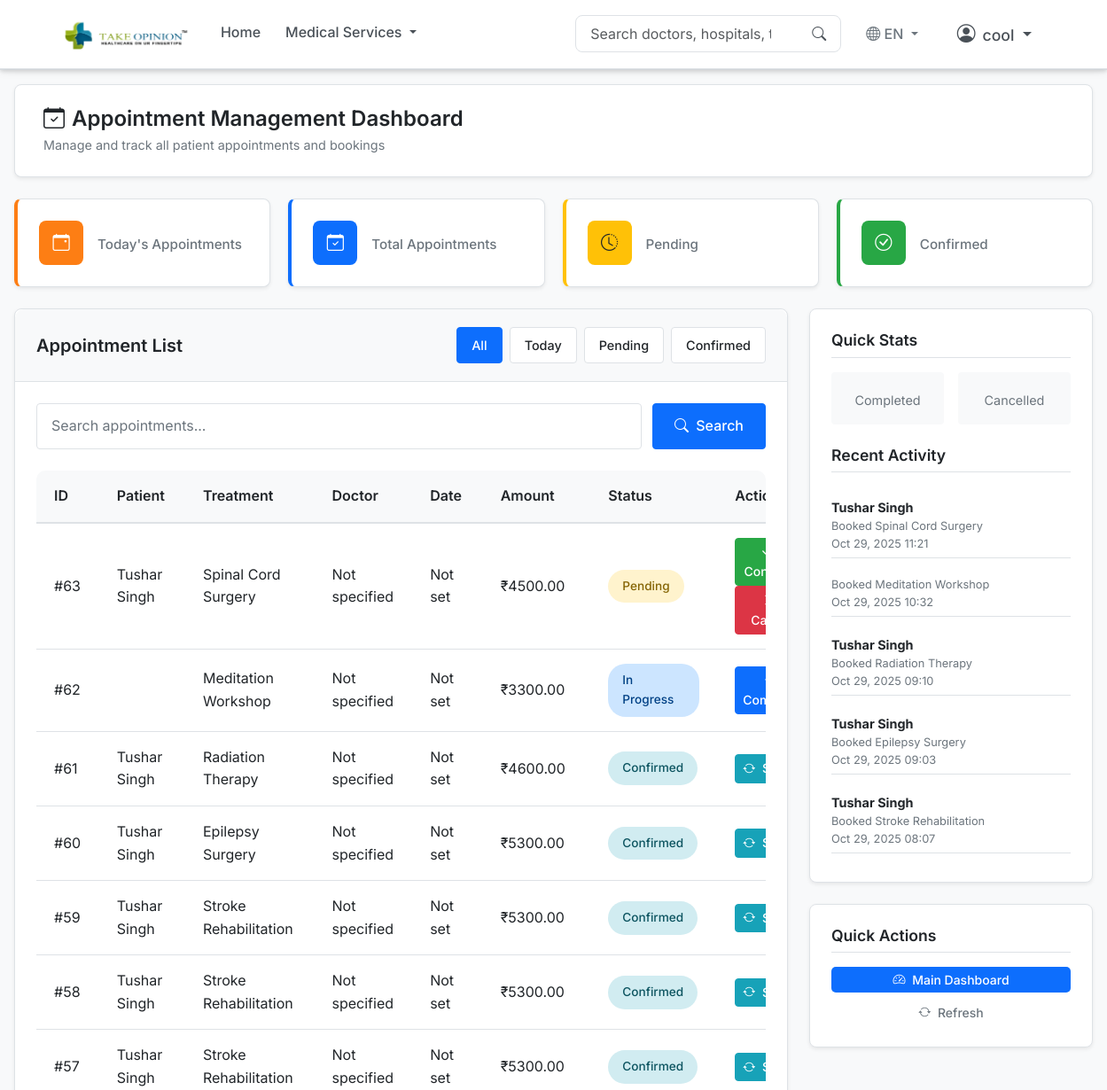
The app's page /book/admin/dashboard/ (signed in, upper part), older data.
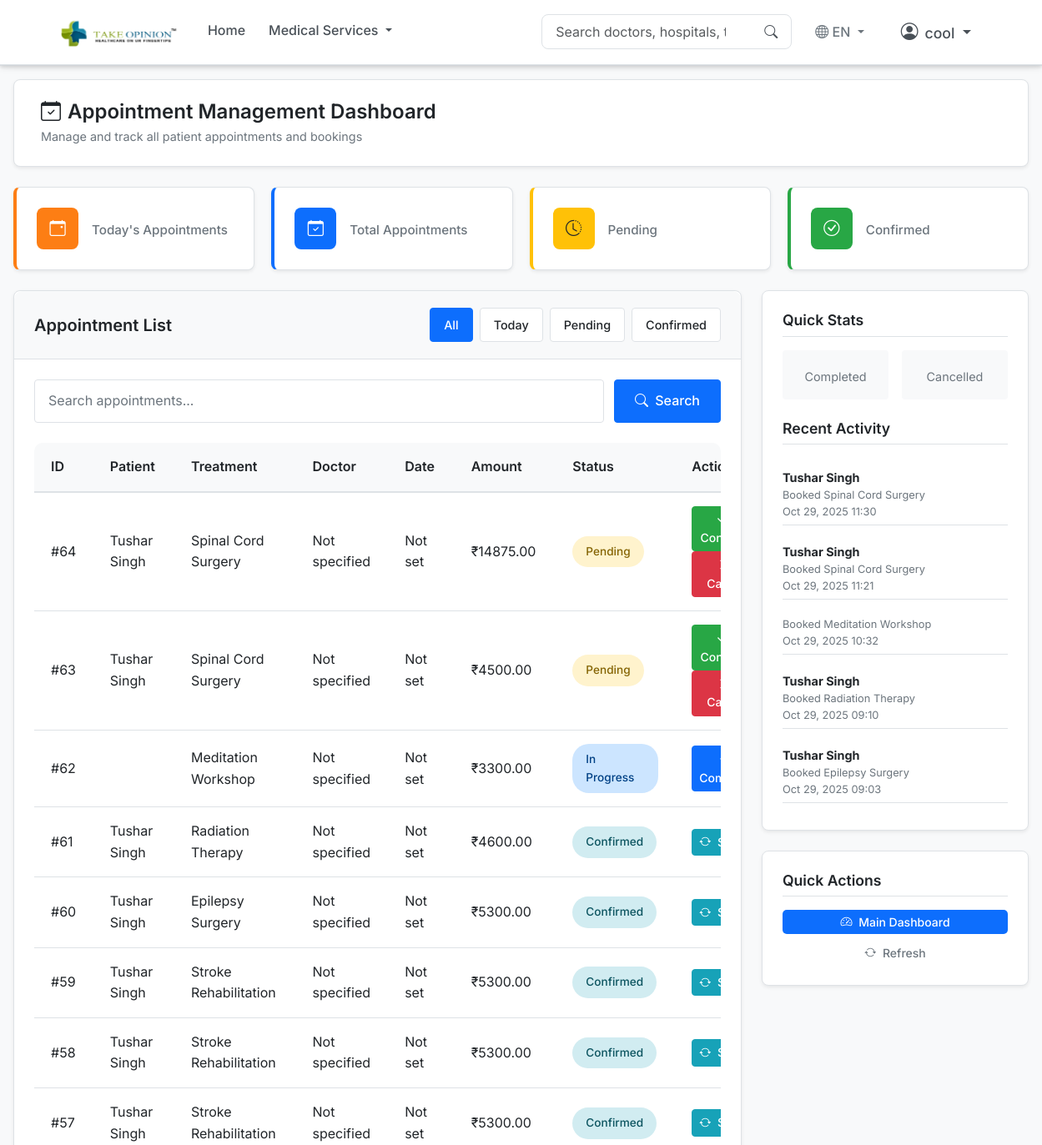
The same page, newer data.
### bookings/models.py (models this page shows, shortened)
class Booking(models.Model):
    treatment = models.ForeignKey(Treatment, on_delete=models.CASCADE)
    preferred_doctor = models.ForeignKey(Doctor, on_delete=models.SET_NULL, null=True, blank=True)
    preferred_hospital = models.ForeignKey(Hospital, on_delete=models.SET_NULL, null=True, blank=True)
    patient = models.ForeignKey(UserProfile, on_delete=models.CASCADE, related_name='bookings', null=True)
    preferred_date = models.DateField(null=True, blank=True)
    amount = models.DecimalField(max_digits=10, decimal_places=2, default=0)
    notes = models.TextField(blank=True, null=True)
    created_at = models.DateTimeField(auto_now_add=True)
    google_meet_link = models.URLField(blank=True, null=True, help_text="Google Meet link for video consultations")
    STATUS_CHOICES = [
        ('pending', 'Pending'),
        ('confirmed', 'Confirmed'),
        ('in_progress', 'In Progress'),
        ('completed', 'Completed'),
        ('cancelled', 'Cancelled'),
    ]
    status = models.CharField(max_length=20, choices=STATUS_CHOICES, default='pending')

### accounts/models.py (models this page shows, shortened)
class UserProfile(models.Model):
    USER_TYPES = (
        ('admin', 'Admin'),
        ('doctor', 'Doctor'),
        ('patient', 'Patient'),
    )
    user = models.OneToOneField(User, on_delete=models.CASCADE)
    user_type = models.CharField(max_length=10, choices=USER_TYPES)
    phone = models.CharField(max_length=15, blank=True)
    address = models.TextField(blank=True)
    city = models.CharField(max_length=100, blank=True)
    profile_picture = models.ImageField(upload_to='profile_pictures/', blank=True, null=True)
    created_at = models.DateTimeField(auto_now_add=True)
    updated_at = models.DateTimeField(auto_now=True)

### treatments/models.py (models this page shows, shortened)
class Treatment(models.Model):
    name = models.CharField(max_length=200)
    slug = models.SlugField(unique=True, blank=True)
    description = models.TextField(blank=True)
    category = models.ForeignKey(TreatmentCategory, on_delete=models.CASCADE, related_name="treatments")
    duration = models.CharField(max_length=100, blank=True, default="5-7 days")
    anesthesia_type = models.CharField(max_length=100, blank=True, default="General")
    recovery_time = models.CharField(max_length=100, blank=True, default="2-3 weeks")
    procedure_details = models.TextField(blank=True, default="This treatment involves a comprehensive approach to address your medical condition with the latest techniques and technology. The procedure is performed by highly qualified specialists in state-of-the-art facilities.")
    preparation_guidelines = models.TextField(blank=True, default="Consult your doctor,Stop certain medications,Complete medical tests,Fast before procedure")
    aftercare_instructions = models.TextField(blank=True, default="Rest and recovery period,Medication schedule,Follow-up appointments,Activity restrictions")
    starting_price = models.DecimalField(max_digits=10, decimal_places=2, default=5000.00)
    review_count = models.PositiveIntegerField(default=120)  # type: ignore

### bookings/views.py (the view)
# urls.py: path('admin/dashboard/', views.admin_dashboard, name='admin_dashboard'),
@login_required
def admin_dashboard(request):
    if not hasattr(request.user, 'userprofile') or request.user.userprofile.user_type != 'admin':
        messages.error(request, 'You do not have permission to access this page.')
        return redirect('home')
    bookings = Booking._default_manager.select_related('patient__user', 'treatment', 'preferred_doctor', 'preferred_hospital').all().order_by('-created_at')
    status_filter = request.GET.get('status')
    if status_filter:
        bookings = bookings.filter(status=status_filter)
    total_bookings = bookings.count()
    pending_bookings = bookings.filter(status='pending').count()
    confirmed_bookings = bookings.filter(status='confirmed').count()
    cancelled_bookings = bookings.filter(status='cancelled').count()
    in_progress_bookings = bookings.filter(status='in_progress').count()
    completed_bookings = bookings.filter(status='completed').count()
    from django.utils import timezone
    from datetime import date
    today = date.today()
    today_bookings = bookings.filter(created_at__date=today).count()
    recent_bookings = bookings[:5]
    from django.db.models import Count
    top_treatments = bookings.filter(treatment__isnull=False).values('treatment__name').annotate(count=Count('treatment')).order_by('-count')[:5]
    from datetime import timedelta
    week_ago = today - timedelta(days=7)
    weekly_bookings = bookings.filter(created_at__date__gte=week_ago).extra({'date': 'date(created_at)'}).values('date').annotate(count=Count('id')).order_by('date')
    context = {
        'bookings': bookings,
        'status_filter': status_filter,
        'total_bookings': total_bookings,
        'pending_bookings': pending_bookings,
        'confirmed_bookings': confirmed_bookings,
        'cancelled_bookings': cancelled_bookings,
        'in_progress_bookings': in_progress_bookings,
        'completed_bookings': completed_bookings,
        'today_bookings': today_bookings,
        'recent_bookings': recent_bookings,
        'top_treatments': top_treatments,
        'weekly_bookings': weekly_bookings,
    }
    return render(request, "bookings/admin_dashboard.html", context)

### core/context_processors.py (called while the page is built)
def translation_context(request):
    language_code = request.session.get('django_language', settings.LANGUAGE_CODE.split('-')[0])
    translations = get_translations(language_code)
    return {
        'translations': translations,
        'current_language': language_code,
        'available_languages': settings.LANGUAGES,
    }

### core/translations.py (called while the page is built)
def get_translations(language_code):
    return TRANSLATIONS.get(language_code, TRANSLATIONS['en'])

### bookings/templates/bookings/admin_dashboard.html (shortened to what the changed rows need)
{% extends 'base.html' %}
{% load static %}
{% block content %}
<div class="admin-dashboard">
    <div class="main-content">
        <div class="content-card">
            <div class="card-body">
                <div class="table-responsive">
                    <table class="bookings-table">
                        <thead>
                            <tr>
                                <th>ID</th>
                                <th>Patient</th>
                                <th>Treatment</th>
                                <th>Doctor</th>
                                <th>Date</th>
                                <th>Amount</th>
                                <th>Status</th>
                                <th>Actions</th>
                            </tr>
                        </thead>
                        <tbody>
                            {% for booking in bookings %}
                            <tr>
                                <td>#{{ booking.id }}</td>
                                <td>
                                    {% if booking.patient %}
                                        {{ booking.patient.user.first_name }} {{ booking.patient.user.last_name }}
                                    {% else %}
                                        Guest
                                    {% endif %}
                                </td>
                                <td>
                                    {% if booking.treatment %}
                                        {{ booking.treatment.name }}
                                    {% else %}
                                        General Consultation
                                    {% endif %}
                                </td>
                                <td>
                                    {% if booking.preferred_doctor %}
                                        {{ booking.preferred_doctor.name }}
                                    {% else %}
                                        Not specified
                                    {% endif %}
                                </td>
                                <td>
                                    {% if booking.preferred_date %}
                                        {{ booking.preferred_date|date:"M d, Y" }}
                                    {% else %}
                                        Not set
                                    {% endif %}
                                </td>
                                <td>₹{{ booking.amount }}</td>
                                <td>
                                    <span class="status-badge badge-{{ booking.status }}">
                                        {{ booking.get_status_display }}
                                    </span>
                                </td>
                                <td>
                                    {% if booking.status == 'pending' %}
                                        <button class="action-btn btn-success btn-sm" onclick="updateStatus({{ booking.id }}, 'confirmed')">
                                            <i class="bi bi-check-lg me-1"></i> Confirm
                                        </button>
                                        <button class="action-btn btn-danger btn-sm" onclick="updateStatus({{ booking.id }}, 'cancelled')">
                                            <i class="bi bi-x-lg me-1"></i> Cancel
                                        </button>
                                    {% elif booking.status == 'confirmed' %}
                                        <button class="action-btn btn-info btn-sm" onclick="updateStatus({{ booking.id }}, 'in_progress')">
                                            <i class="bi bi-arrow-repeat me-1"></i> Start
                                        </button>
                                    {% elif booking.status == 'in_progress' %}
                                        <button class="action-btn btn-primary btn-sm" onclick="updateStatus({{ booking.id }}, 'completed')">
                                            <i class="bi bi-check-all me-1"></i> Complete
                                        </button>
                                    {% else %}
                                        <span class="text-muted">{{ booking.get_status_display }}</span>
                                    {% endif %}
                                </td>
                            </tr>
                            {% endfor %}
                        </tbody>
                    </table>
                </div>
            </div>
        </div>
        <div>
            <div class="sidebar-card">
                <ul class="list-unstyled">
                    {% for booking in recent_bookings %}
                    <li class="mb-2 pb-1 border-bottom">
                        <div class="fw-bold" style="font-size: 0.9rem;">
                            {% if booking.patient %}
                                {{ booking.patient.user.first_name }} {{ booking.patient.user.last_name }}
                            {% else %}
                                Guest User
                            {% endif %}
                        </div>
                        <div class="small text-muted" style="font-size: 0.8rem;">
                            Booked {{ booking.treatment.name|default:"consultation" }}
                        </div>
                        <div class="small text-muted" style="font-size: 0.8rem;">
                            {{ booking.created_at|date:"M d, Y H:i" }}
                        </div>
                    </li>
                    {% empty %}
                    <li class="text-muted" style="font-size: 0.9rem;">No recent activity</li>
                    {% endfor %}
                </ul>
            </div>
        </div>
    </div>
</div>
{% endblock %}

Row changes from the older to the newer data that the page shows:
no longer on one of the page's lists (row unchanged): Booking: patient.user.first_name "Tushar", patient.user.last_name "Singh", treatment.name "Stroke Rehabilitation", created_at "Oct 29, 2025 08:07"
added Booking: id "64", patient.user.first_name "Tushar", patient.user.last_name "Singh", treatment.name "Spinal Cord Surgery", shows "Not specified", shows "Not set", amount "14875.00", status "Pending", created_at "Oct 29, 2025 11:30"
